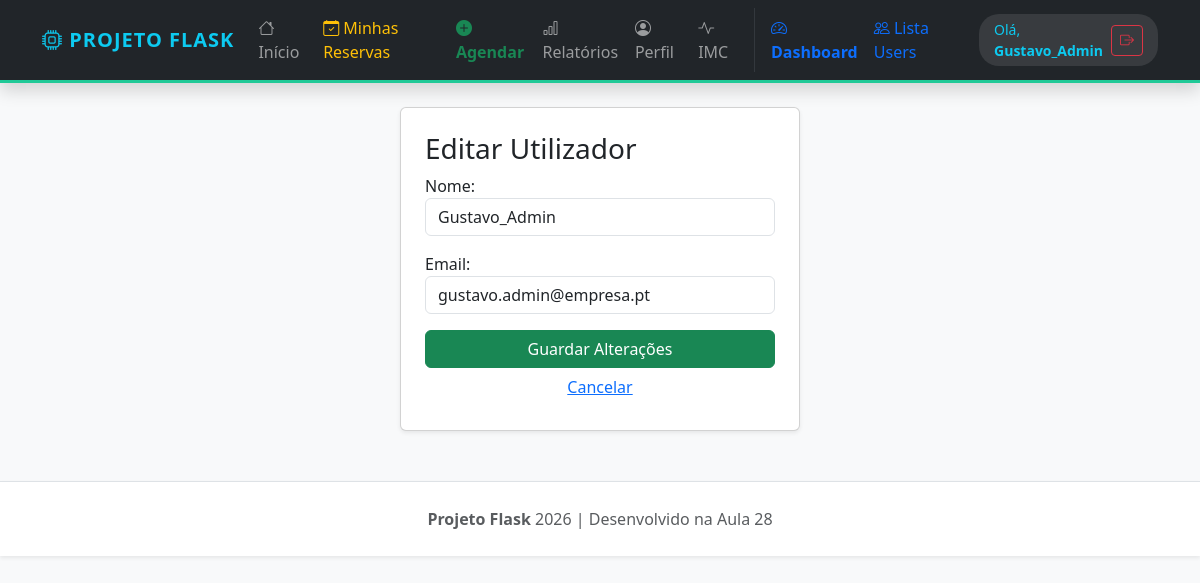
The app's page /edit_user/1 (signed in) with its own data.
### tables this page shows
CREATE TABLE users (
            id INTEGER PRIMARY KEY AUTOINCREMENT,
            username TEXT NOT NULL,
            password TEXT NOT NULL,
            email TEXT NOT NULL
        );

### app.py (the view, shortened to what this page needs)
@app.route("/edit_user/<int:id>", methods=["GET", "POST"])
@login_required
def edit_user(id):
    if session.get("user") != "Gustavo_Admin":
        return redirect(url_for('listar_reservas'))
    conn = get_db_connection()
    usuario = conn.execute('SELECT * FROM users WHERE id = ?', (id,)).fetchone()
    conn.close()
    return render_template("edit.html", usuario=usuario)

### app.py (called while the page is built)
def get_db_connection():
    base_dir = os.path.dirname(os.path.abspath(__file__))
    db_path = os.path.join(base_dir, 'database.db')
    conn = sqlite3.connect(db_path)
    conn.row_factory = sqlite3.Row
    return conn

def login_required(f):
    @wraps(f)
    def wrapper(*args, **kwargs):
        if "user" not in session:
            return redirect(url_for("login"))
        return f(*args, **kwargs)
    return wrapper

### Templates/edit.html
{% extends "base.html" %}
{% block content %}
<div class="card p-4 shadow-sm" style="max-width: 400px; margin: auto;">
    <h3>Editar Utilizador</h3>
    <form method="POST">
        <div class="mb-3">
            <label>Nome:</label>
            <input type="text" name="username" value="{{ usuario.username }}" class="form-control" required>
        </div>
        <div class="mb-3">
            <label>Email:</label>
            <input type="email" name="email" value="{{ usuario.email }}" class="form-control" required>
        </div>
        <button type="submit" class="btn btn-success w-100">Guardar Alterações</button>
        <a href="{{ url_for('list_users') }}" class="btn btn-link w-100">Cancelar</a>
    </form>
</div>
{% endblock %}

### Templates/base.html (shortened to what this page needs)
<!DOCTYPE html>
<html lang="pt">
<head>
    <link href="https://cdn.jsdelivr.net/npm/bootstrap@5.3.0/dist/css/bootstrap.min.css" rel="stylesheet">
    <link rel="stylesheet" href="https://cdn.jsdelivr.net/npm/bootstrap-icons@1.11.1/font/bootstrap-icons.css">
</head>
<body>
    <nav class="navbar navbar-expand-lg navbar-dark bg-dark mb-4 shadow">
        <div class="container">
            <a class="navbar-brand text-info" href="{{ url_for('home') }}">
                <i class="bi bi-cpu"></i> PROJETO FLASK
            </a>
            <div class="collapse navbar-collapse" id="navbarNav">
                <div class="navbar-nav ms-auto align-items-center">
                    <a class="nav-link" href="{{ url_for('home') }}"><i class="bi bi-house"></i> Início</a>
                    {% if session.get("user") %}
                        <a class="nav-link text-warning" href="{{ url_for('listar_reservas') }}">
                            <i class="bi bi-calendar-check"></i> Minhas Reservas
                        </a>
                        <a class="nav-link text-success fw-bold" href="{{ url_for('nova_reserva') }}">
                            <i class="bi bi-plus-circle-fill"></i> Agendar
                        </a>
                        <a class="nav-link" href="{{ url_for('relatorios_dashboard') }}">
                            <i class="bi bi-bar-chart"></i> Relatórios
                        </a>
                        <a class="nav-link" href="{{ url_for('perfil') }}"><i class="bi bi-person-circle"></i> Perfil</a>
                        <a class="nav-link" href="{{ url_for('imc_page') }}"><i class="bi bi-activity"></i> IMC</a>
                        {% if session.get("user") == "Gustavo_Admin" %}
                            <a class="nav-link text-primary fw-bold" href="{{ url_for('dashboard') }}">
                                <i class="bi bi-speedometer2"></i> Dashboard
                            </a>
                            <a class="nav-link text-primary" href="{{ url_for('list_users') }}">
                                <i class="bi bi-people"></i> Lista Users
                            </a>
                        {% endif %}
                        <div class="user-greeting ms-lg-3 d-flex align-items-center">
                            <span class="text-info small me-2">Olá, <strong>{{ session['user'] }}</strong></span>
                            <a class="btn btn-sm btn-outline-danger" href="{{ url_for('logout') }}">
                                <i class="bi bi-box-arrow-right"></i>
                            </a>
                        </div>
                    {% else %}
                        <a class="nav-link" href="{{ url_for('sobre') }}">Sobre</a>
                        <a class="nav-link" href="{{ url_for('contactos') }}">Contactos</a>
                        <a class="btn btn-outline-info btn-sm ms-lg-3" href="{{ url_for('login') }}">
                            <i class="bi bi-person-lock"></i> Entrar
                        </a>
                    {% endif %}
                </div>
            </div>
        </div>
    </nav>
    <main class="container">
        {% block content %}{% endblock %}
    </main>
    <footer class="footer text-center border-top shadow-sm">
        <div class="container">
            <p class="mb-0 text-muted">
                <strong>Projeto Flask</strong> 2026 | Desenvolvido na Aula 28
            </p>
        </div>
    </footer>
</body>
</html>

### Templates/base.html (style rules this page uses)
body { background-color: #f8f9fa; }
.navbar { border-bottom: 3px solid #20c997; }
.nav-link { transition: 0.3s; }
.footer { background: #fff; margin-top: 50px; padding: 25px; }
.navbar-brand { font-weight: bold; letter-spacing: 1px; }
.user-greeting { background: rgba(255,255,255,0.1); border-radius: 20px; padding: 5px 15px; }

### records on screen
users: user "Gustavo_Admin", username "Gustavo_Admin", email "gustavo.admin@empresa.pt"
